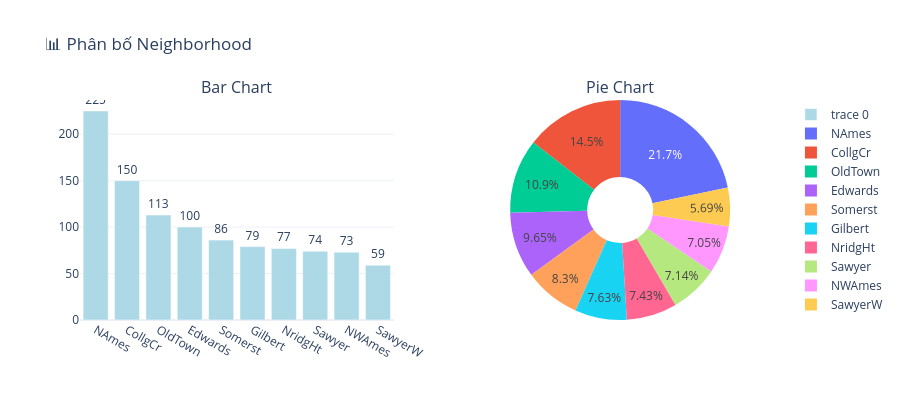

The code cell stored with this chart in its notebook:
### Markdown cell above
*Biến phân loại (categorical variable) là biến có giá trị rời rạc, tức là chia dữ liệu thành nhóm hoặc loại (category) — chứ không phải số liên tục.*

### Code cell
# Phân tích biến Neighborhood
eda_train.categorical_summary('Neighborhood', top_n=10)

### Figure 1 — Plotly figure (JSON) as saved in the notebook; plotly's stock layout.template omitted (floating-point values rounded to 4 significant figures)
{"data": [{"marker": {"color": "lightblue"}, "text": [225, 150, 113, 100, 86, 79, 77, 74, 73, 59], "textposition": "outside", "type": "bar", "x": ["NAmes", "CollgCr", "OldTown", "Edwards", "Somerst", "Gilbert", "NridgHt", "Sawyer", "NWAmes", "SawyerW"], "xaxis": "x", "y": [225, 150, 113, 100, 86, 79, 77, 74, 73, 59], "yaxis": "y"}, {"domain": {"x": [0.55, 1], "y": [0, 1]}, "hole": 0.3, "labels": ["NAmes", "CollgCr", "OldTown", "Edwards", "Somerst", "Gilbert", "NridgHt", "Sawyer", "NWAmes", "SawyerW"], "type": "pie", "values": [225, 150, 113, 100, 86, 79, 77, 74, 73, 59]}], "layout": {"annotations": [{"font": {"size": 16}, "showarrow": false, "text": "Bar Chart", "x": 0.225, "xanchor": "center", "xref": "paper", "y": 1, "yanchor": "bottom", "yref": "paper"}, {"font": {"size": 16}, "showarrow": false, "text": "Pie Chart", "x": 0.775, "xanchor": "center", "xref": "paper", "y": 1, "yanchor": "bottom", "yref": "paper"}], "height": 400, "showlegend": true, "title": {"text": "📊 Phân bố Neighborhood"}, "xaxis": {"anchor": "y", "domain": [0, 0.45]}, "yaxis": {"anchor": "x", "domain": [0, 1]}}}
